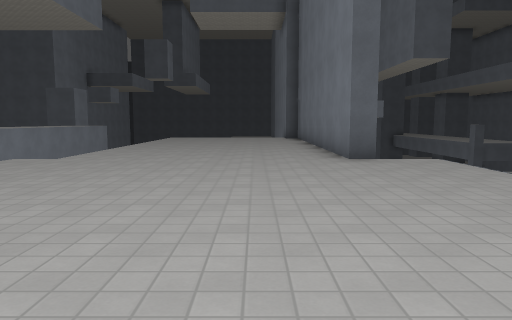
view 1 (above)

24 first-person views from a walk through a Godot game level. The camera is 1.4 m above the floor, tilts 6° down and sees 70° across. The floor is counted in squares, 2 m on a side. Each view is taken from the middle of a square. On the plan, view 1 faces up. The plan holds only what a view shows up to about 11 squares ahead; the rest is blank. The place goes on beyond the plan. Surface patterns are stand-ins for the level's own textures.

view 2
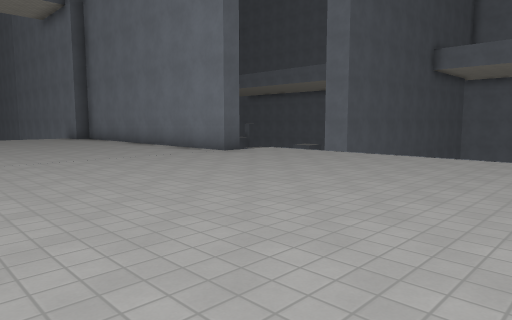

view 3
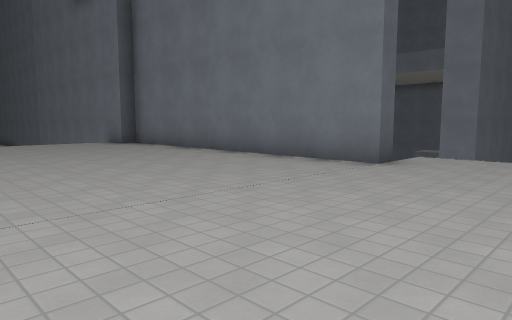

view 4
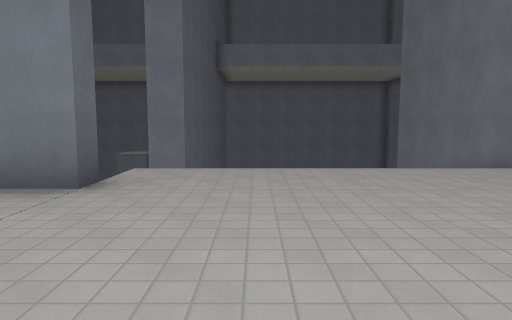

view 5
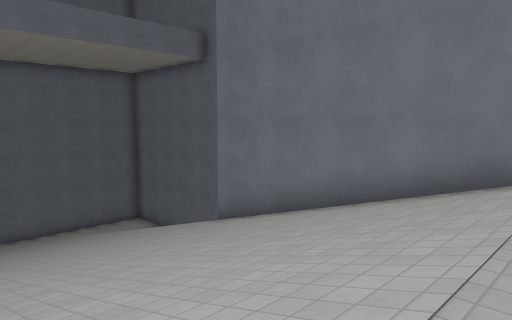

view 6
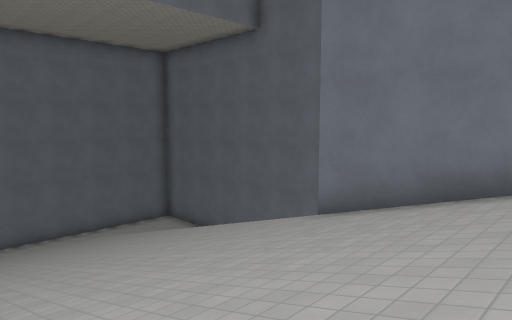

view 7
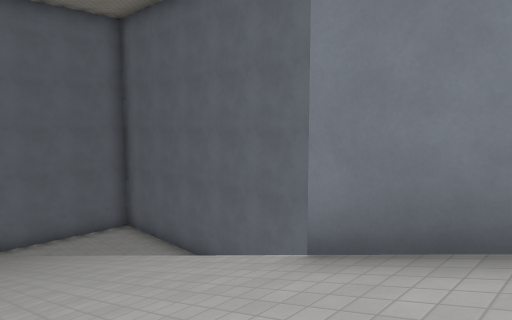

view 8
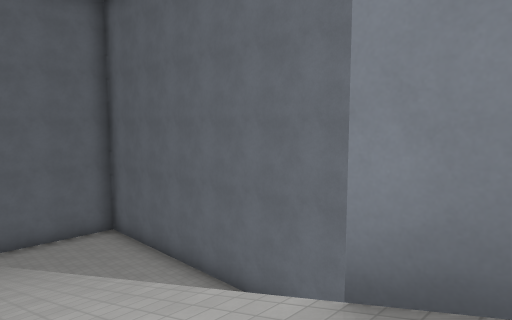

view 9
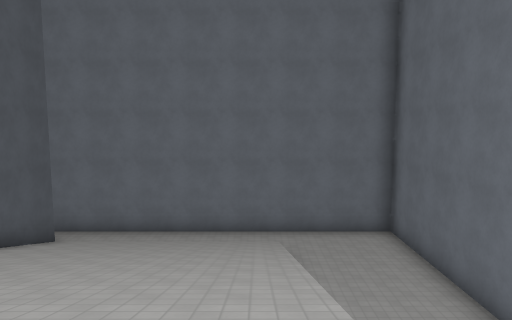

view 10
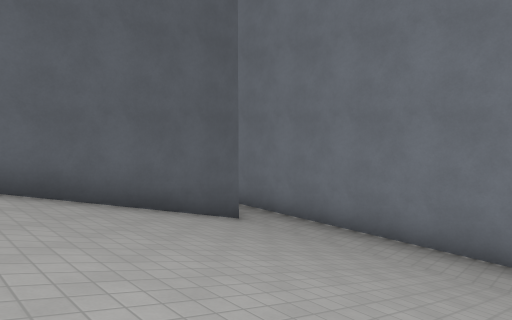

view 11
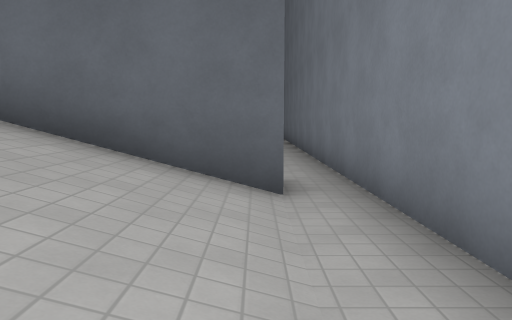

view 12
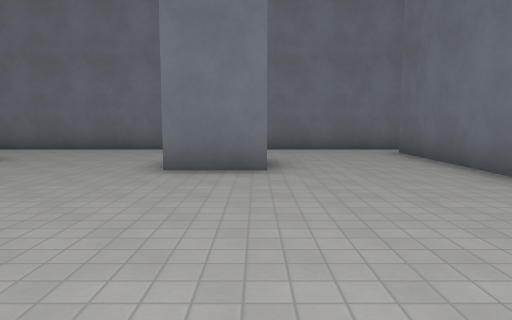

view 13
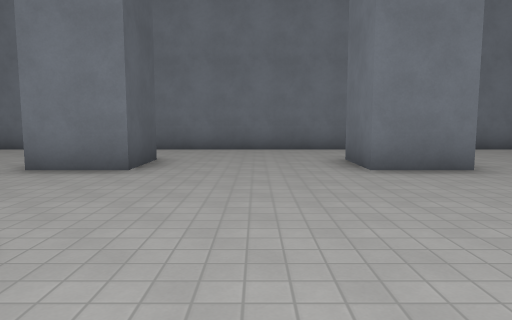

view 14
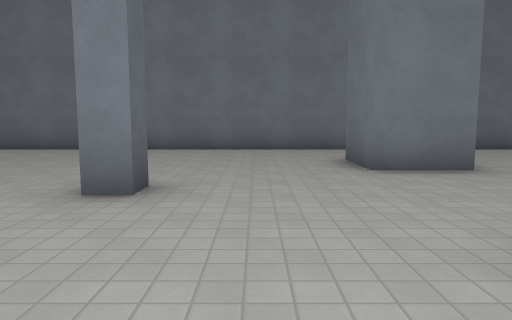

view 15
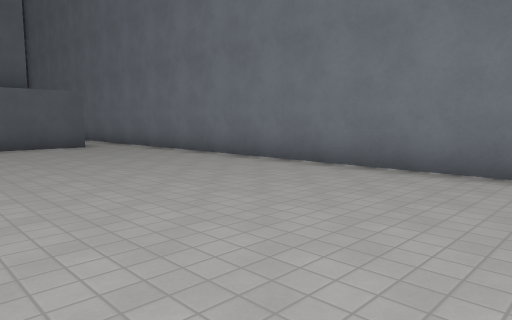

view 16
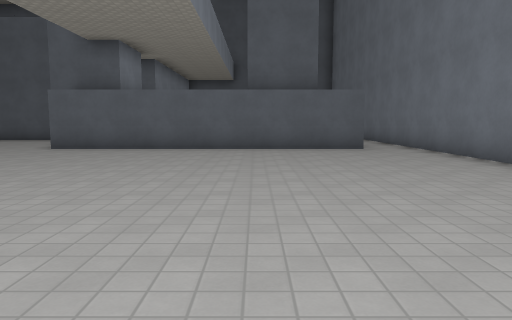

view 17
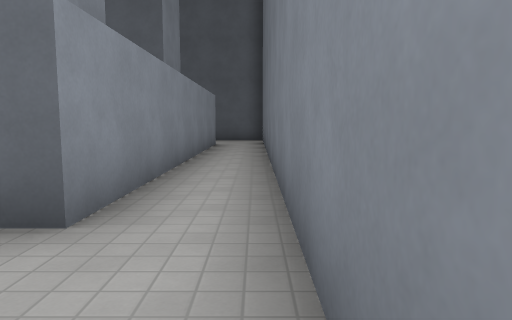

view 18
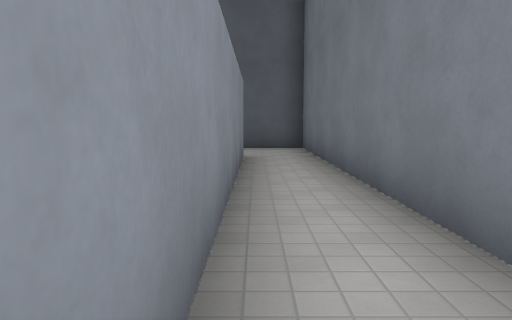

view 19
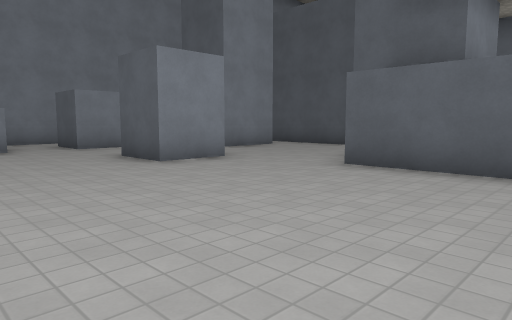

view 20
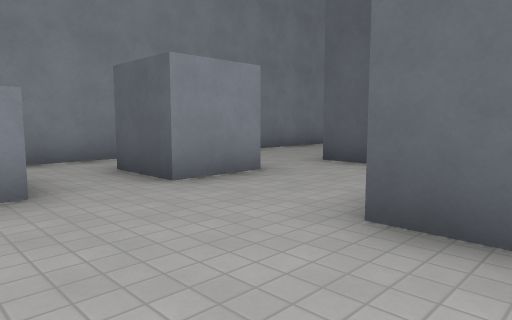

view 21
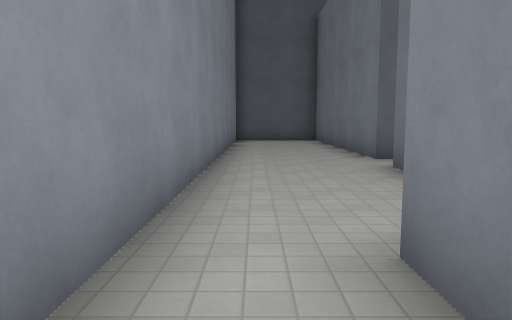

view 22
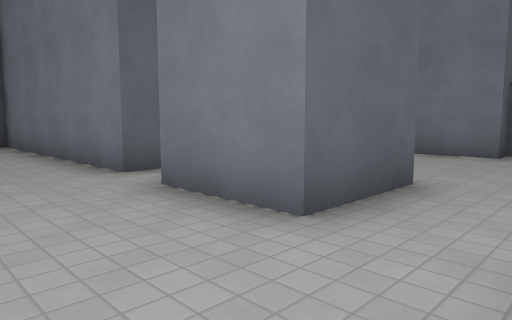

view 23
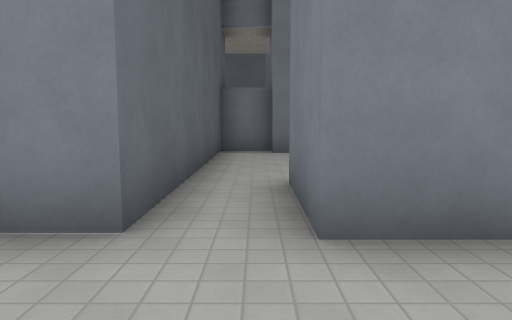

view 24
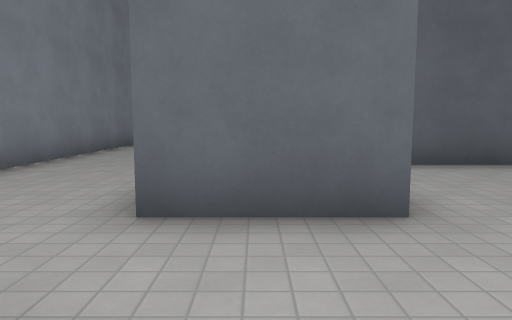

### Floor plan
Key: @ floor where view 1 was taken; # wall or solid block; . main floor; : floor 9 m higher than the main floor; / step, stairs or slope.
Columns run from 4 left of view 1 to 22 right of it. Each row starts with its distance up from view 1.
 41       #  .#             ..#
 40       #...#            #..#
 39       #...#            #..#
 38       #...#            #..#
 37       #...#            #..#
 36       #...#######      #..#
 35       #.........#      #..#
 34       #..###...##      #..#
 33       #..###...##      #..#
 32       #.........########..#
 31       #...................#
 30       #.##..##............#
 29       #...................#
 28       #...................#
 27          #................#
 26                 ..........#
 25                    .......#
 24                    .......#
 23                     ......#
 22                     ......#
 21                   ........#
 20                  ...#.....#
 19                 ..........#
 18                  .........#
 17                   ....#...#
 16   :::             ....#...#
 15   ::::           .........#
 14   ::::#         ..........#
 13   ::::#          .........#
 12  :::::#          .....#...#
 11  :::::#         ......#...#
 10 .:::::#          .........#
  9 .:::::#           ........#
  8 .:::::#             ......#
  7 /:::::#/    ##      #####.#
  6 ::::::::  /         /////.#
  5 :::::::://///////////////.#
  4 :::::::://///////////////.#
  3 :::::::://///////////////.#
  2 :::::::://///////////////.#
  1 :::::::://///////////////.#
  0 ////@   #######...........#
 -1                     ......#
 -2                     ......
 -3                    .......
 -4                 ##########

Positions as (right, up) in squares from view 1, and headings:
1: (0, 0), facing up
2: (-4, 0), facing up-right
3: (-4, 4), facing up-right
4: (-2, 5), facing right
5: (3, 6), facing down-right
6: (6, 6), facing down-right
7: (8, 3), facing down-right
8: (9, 2), facing down-right
9: (10, 1), facing right
10: (15, 1), facing up-right
11: (20, 3), facing up
12: (12, 11), facing right
13: (12, 14), facing right
14: (12, 19), facing right
15: (16, 21), facing up-right
16: (17, 22), facing up
17: (21, 29), facing up
18: (20, 33), facing up
19: (15, 26), facing up-left
20: (9, 27), facing up-left
21: (3, 29), facing up
22: (3, 31), facing up-right
23: (3, 35), facing right
24: (6, 30), facing up
